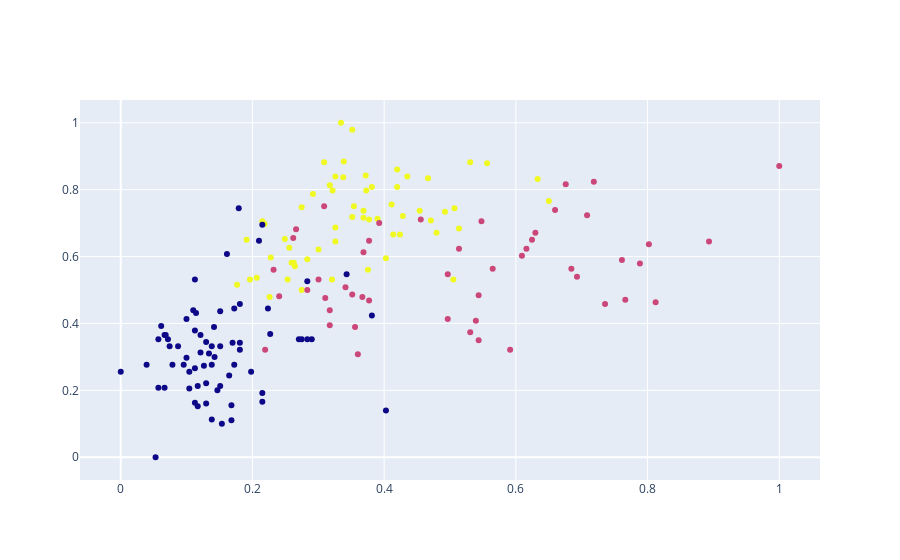

Notebook cell for this chart:
### Code cell
fig = go.Figure()
fig.add_trace(go.Scatter(x = dados['Intensidade_cor'], y = dados['Alcool'],
                        mode = 'markers', marker = dict(color = agrupador.labels_.astype(float)),
                        text = labels))

### Figure 1 — Plotly figure (JSON) as saved in the notebook; plotly's stock layout.template omitted (floating-point values rounded to 4 significant figures; data arrays with more than 128 entries replaced by an {"elided": "..."} marker saying what was removed)
{"data": [{"marker": {"color": {"elided": "178 int values"}}, "mode": "markers", "text": {"elided": "178 int values"}, "type": "scatter", "x": {"elided": "178 float values"}, "y": {"elided": "178 float values"}}], "layout": {}}
